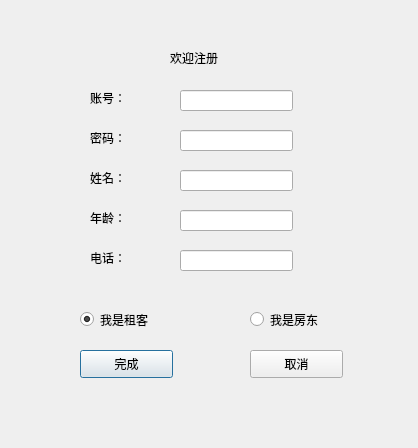
<?xml version="1.0" encoding="UTF-8"?>
<ui version="4.0">
 <class>SignDialog</class>
 <widget class="QDialog" name="SignDialog">
  <property name="geometry">
   <rect>
    <x>0</x>
    <y>0</y>
    <width>418</width>
    <height>448</height>
   </rect>
  </property>
  <property name="windowTitle">
   <string>Dialog</string>
  </property>
  <widget class="QLineEdit" name="lineEdit_2">
   <property name="geometry">
    <rect>
     <x>180</x>
     <y>130</y>
     <width>113</width>
     <height>21</height>
    </rect>
   </property>
  </widget>
  <widget class="QLineEdit" name="lineEdit_5">
   <property name="geometry">
    <rect>
     <x>180</x>
     <y>250</y>
     <width>113</width>
     <height>21</height>
    </rect>
   </property>
  </widget>
  <widget class="QPushButton" name="pushButton">
   <property name="geometry">
    <rect>
     <x>80</x>
     <y>350</y>
     <width>93</width>
     <height>28</height>
    </rect>
   </property>
   <property name="text">
    <string>完成</string>
   </property>
  </widget>
  <widget class="QRadioButton" name="radioButton_2">
   <property name="geometry">
    <rect>
     <x>250</x>
     <y>310</y>
     <width>115</width>
     <height>19</height>
    </rect>
   </property>
   <property name="text">
    <string>我是房东</string>
   </property>
   <attribute name="buttonGroup">
    <string notr="true">buttonGroup</string>
   </attribute>
  </widget>
  <widget class="QLineEdit" name="lineEdit_4">
   <property name="geometry">
    <rect>
     <x>180</x>
     <y>210</y>
     <width>113</width>
     <height>21</height>
    </rect>
   </property>
  </widget>
  <widget class="QLineEdit" name="lineEdit_3">
   <property name="geometry">
    <rect>
     <x>180</x>
     <y>170</y>
     <width>113</width>
     <height>21</height>
    </rect>
   </property>
  </widget>
  <widget class="QLabel" name="label_6">
   <property name="geometry">
    <rect>
     <x>170</x>
     <y>50</y>
     <width>72</width>
     <height>15</height>
    </rect>
   </property>
   <property name="text">
    <string>欢迎注册</string>
   </property>
  </widget>
  <widget class="QLineEdit" name="lineEdit">
   <property name="geometry">
    <rect>
     <x>180</x>
     <y>90</y>
     <width>113</width>
     <height>21</height>
    </rect>
   </property>
  </widget>
  <widget class="QLabel" name="label_2">
   <property name="geometry">
    <rect>
     <x>90</x>
     <y>130</y>
     <width>72</width>
     <height>15</height>
    </rect>
   </property>
   <property name="text">
    <string>密码：</string>
   </property>
  </widget>
  <widget class="QPushButton" name="pushButton_2">
   <property name="geometry">
    <rect>
     <x>250</x>
     <y>350</y>
     <width>93</width>
     <height>28</height>
    </rect>
   </property>
   <property name="text">
    <string>取消</string>
   </property>
  </widget>
  <widget class="QLabel" name="label">
   <property name="geometry">
    <rect>
     <x>90</x>
     <y>90</y>
     <width>72</width>
     <height>15</height>
    </rect>
   </property>
   <property name="text">
    <string>账号：</string>
   </property>
  </widget>
  <widget class="QLabel" name="label_5">
   <property name="geometry">
    <rect>
     <x>90</x>
     <y>250</y>
     <width>72</width>
     <height>15</height>
    </rect>
   </property>
   <property name="text">
    <string>电话：</string>
   </property>
  </widget>
  <widget class="QRadioButton" name="radioButton">
   <property name="geometry">
    <rect>
     <x>80</x>
     <y>310</y>
     <width>115</width>
     <height>19</height>
    </rect>
   </property>
   <property name="text">
    <string>我是租客</string>
   </property>
   <property name="checked">
    <bool>true</bool>
   </property>
   <attribute name="buttonGroup">
    <string notr="true">buttonGroup</string>
   </attribute>
  </widget>
  <widget class="QLabel" name="label_3">
   <property name="geometry">
    <rect>
     <x>90</x>
     <y>170</y>
     <width>72</width>
     <height>15</height>
    </rect>
   </property>
   <property name="text">
    <string>姓名：</string>
   </property>
  </widget>
  <widget class="QLabel" name="label_4">
   <property name="geometry">
    <rect>
     <x>90</x>
     <y>210</y>
     <width>72</width>
     <height>15</height>
    </rect>
   </property>
   <property name="text">
    <string>年龄：</string>
   </property>
  </widget>
 </widget>
 <resources/>
 <connections/>
 <buttongroups>
  <buttongroup name="buttonGroup"/>
 </buttongroups>
</ui>
